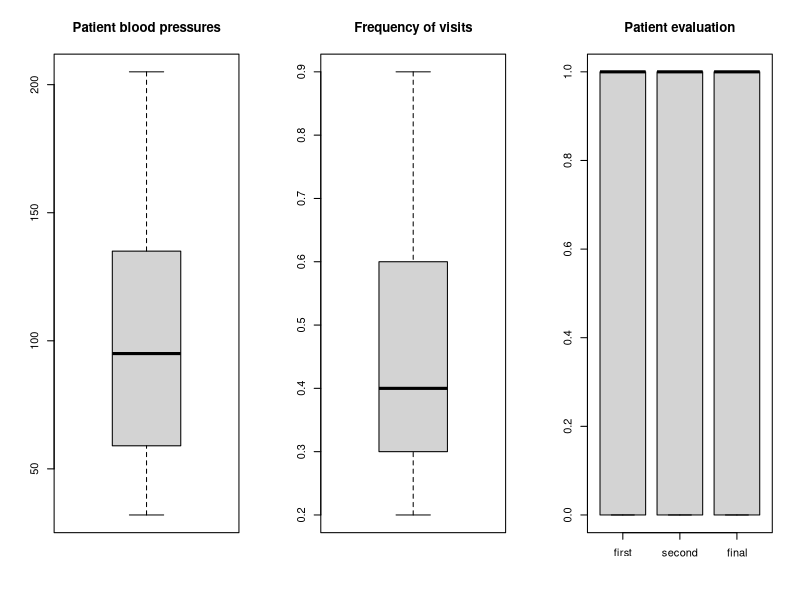
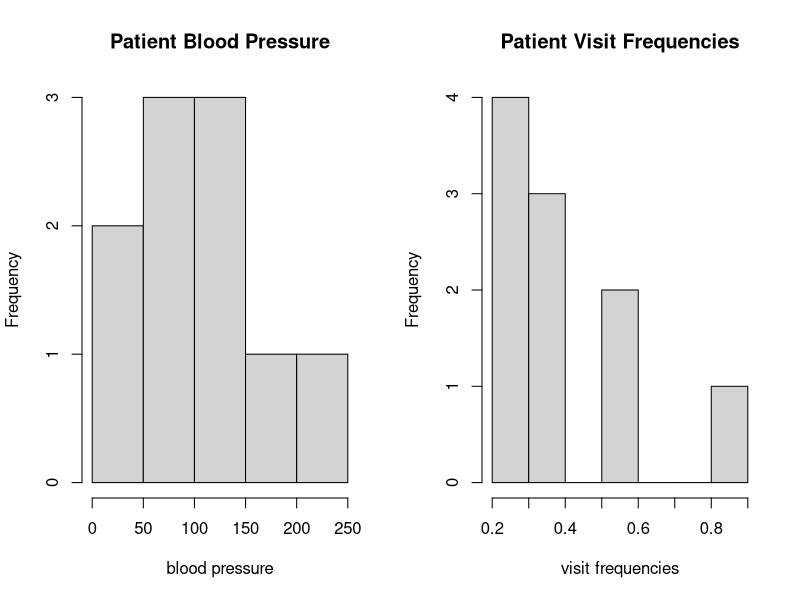
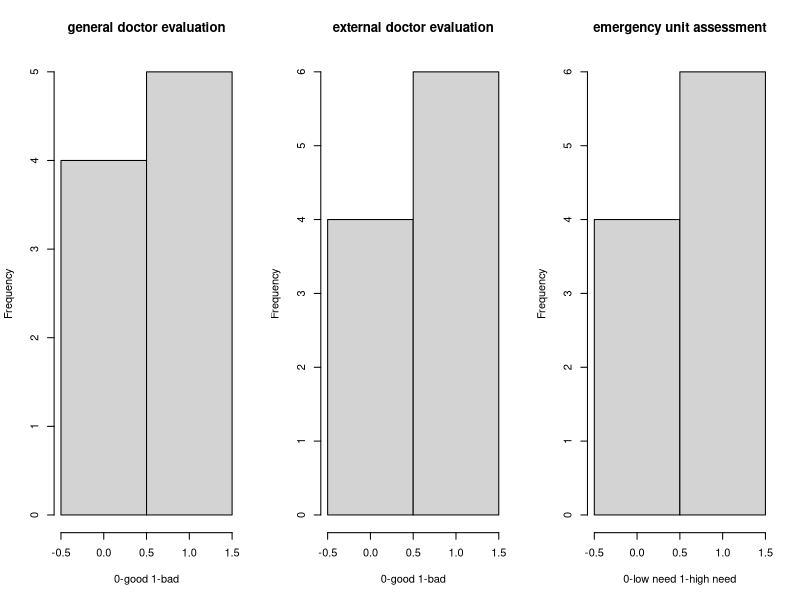

Recreate these plots in R, in order.
freq <- c(0.6, 0.3, 0.4, 0.4, 0.2, 0.6, 0.3, 0.4, 0.9, 0.2)
bloodp <- c(103, 87, 32, 42, 59, 109, 78, 205, 135, 176)
first <- c(1, 1, 1, 1, 0, 0, 0, 0, NA, 1)
second <- c(0, 0, 1, 1, 0, 0, 1, 1, 1, 1)
finaldecision <- c(0, 1, 0, 1, 0, 1, 0, 1, 1, 1)

par(mfrow = c(1, 3)) #three box plots in one row, three column layout
#create box plot representing blood pressure
boxplot(bloodp, 
        names=c("blood pressure"), 
        main="Patient blood pressures")
#create box plot representing frequency of visits
boxplot(freq,
        names=c("frequency"),
        main="Frequency of visits")
#create box plot representing professional evaluation of patients
boxplot(first, second, finaldecision,
        na.rm=TRUE,
        names=c("first", "second", "final"),
        main="Patient evaluation")

par(mfrow = c(1, 2)) #two histograms in one row, two column layout
#histogram representing blood pressure
hist(bloodp, 
     main="Patient Blood Pressure",
     xlab="blood pressure")
#histogram of frequency of patient visits
hist(freq, 
     main="Patient Visit Frequencies",
     xlab="visit frequencies")


#histogram of patient evaluations
par(mfrow = c(1, 3)) #plot three histograms in one row, three column layout
hist(first, 
     breaks=c(-0.5, 0.5, 1.5), 
     xlab="0-good 1-bad", 
     main="general doctor evaluation")
hist(second, 
     breaks=c(-0.5, 0.5, 1.5), 
     xlab="0-good 1-bad",
     main="external doctor evaluation")
hist(finaldecision, breaks=c(-0.5, 0.5, 1.5), 
     xlab="0-low need 1-high need", 
     main="emergency unit assessment")
par(mfrow = c(1, 1)) #reset layout to default



